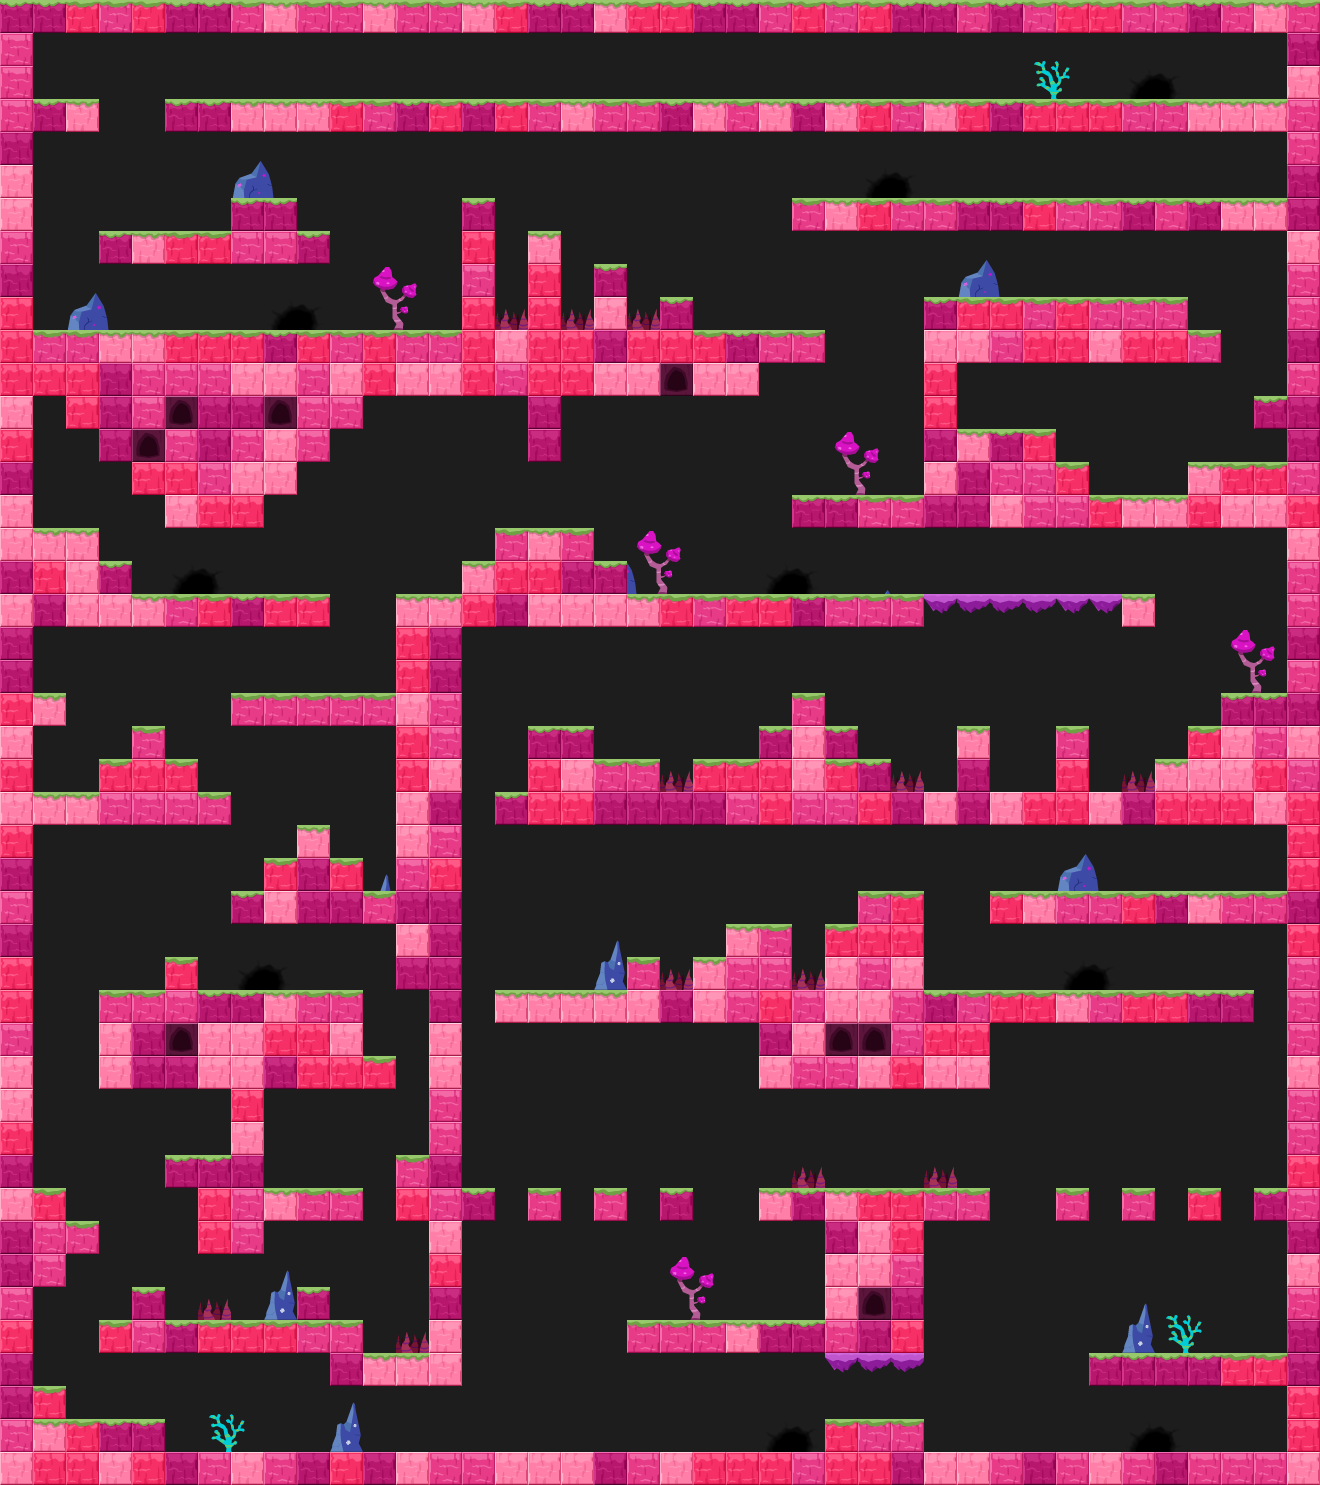

This game map was drawn from its Tiled (.tmx) file and the tilesets committed beside it. A one-line description and the trimmed map source follow:
An orthogonal 40x45 tile map with 33x33 px tiles, 4 tile layers (bg, deco background, layout, deco foreground) and 160 objects (96x citrus.objects.platformer.box2d.Platform, 29x citrus.objects.CitrusSprite, 13x space_digger.Seam, 9x space_digger.enemies.SpawnSpot, 7x citrus.objects.platformer.box2d.Sensor, ...).

<map version="1.0" orientation="orthogonal" width="40" height="45" tilewidth="33" tileheight="33" backgroundcolor="#1d1d1d">
 <tileset firstgid="1" name="tileset_water" tilewidth="33" tileheight="33">
  <image source="../tilesets/tileset_water.png" width="297" height="132" />
  <tile id="12">
   <properties>
    <property name="" value="" />
   </properties>
  </tile>
 </tileset>
 <layer name="bg" width="40" height="45">
  <properties>
   <property name="group" value="0" />
  </properties>
  <data>[1800 cells, 0 non-empty, 0 distinct tile ids]</data>
 </layer>
 <layer name="deco background" width="40" height="45">
  <data>[1800 cells, 18 non-empty, 2 distinct tile ids]</data>
 </layer>
 <objectgroup color="#ffff00" name="animated decoration bg" width="40" height="45">
  <properties>
   <property name="group" value="0" />
  </properties>
  <object type="citrus.objects.CitrusSprite" x="363" y="132">
   <properties>
    <property name="view" value="Liana1_water" />
   </properties>
   <ellipse />
  </object>
  <object type="citrus.objects.CitrusSprite" x="330" y="396">
   <properties>
    <property name="view" value="Liana1_water" />
   </properties>
   <ellipse />
  </object>
  <object type="citrus.objects.CitrusSprite" x="519" y="622">
   <properties>
    <property name="view" value="Liana1_water" />
   </properties>
   <ellipse />
  </object>
  <object type="citrus.objects.CitrusSprite" x="1010" y="229">
   <properties>
    <property name="view" value="Liana1_water" />
   </properties>
   <ellipse />
  </object>
  <object type="citrus.objects.CitrusSprite" x="48" y="815">
   <properties>
    <property name="view" value="Liana1_water" />
   </properties>
   <ellipse />
  </object>
  <object type="citrus.objects.CitrusSprite" x="545" y="132">
   <properties>
    <property name="view" value="Liana2_water" />
   </properties>
   <ellipse />
  </object>
  <object type="citrus.objects.CitrusSprite" x="322" y="378">
   <properties>
    <property name="view" value="Liana2_water" />
   </properties>
   <ellipse />
  </object>
  <object type="citrus.objects.CitrusSprite" x="743" y="803">
   <properties>
    <property name="view" value="Liana2_water" />
   </properties>
   <ellipse />
  </object>
  <object type="citrus.objects.CitrusSprite" x="610" y="1189">
   <properties>
    <property name="view" value="Flor1_water" />
   </properties>
   <ellipse />
  </object>
  <object type="citrus.objects.CitrusSprite" x="544" y="802">
   <properties>
    <property name="view" value="Liana3_water" />
   </properties>
   <ellipse />
  </object>
  <object type="citrus.objects.CitrusSprite" x="84" y="617">
   <properties>
    <property name="view" value="Liana3_water" />
   </properties>
   <ellipse />
  </object>
  <object type="citrus.objects.CitrusSprite" x="449" y="392">
   <properties>
    <property name="view" value="Liana3_water" />
   </properties>
   <ellipse />
  </object>
  <object type="citrus.objects.CitrusSprite" x="612" y="130">
   <properties>
    <property name="view" value="Liana3_water" />
   </properties>
   <ellipse />
  </object>
  <object type="citrus.objects.CitrusSprite" x="618" y="391">
   <properties>
    <property name="view" value="Liana2_water" />
   </properties>
   <ellipse />
  </object>
  <object type="citrus.objects.CitrusSprite" x="774" y="331">
   <properties>
    <property name="view" value="Flor2_water" />
   </properties>
   <ellipse />
  </object>
  <object type="citrus.objects.CitrusSprite" x="1133" y="592">
   <properties>
    <property name="view" value="Flor2_water" />
   </properties>
   <ellipse />
  </object>
  <object type="citrus.objects.CitrusSprite" x="1199" y="460">
   <properties>
    <property name="view" value="Flor2_water" />
   </properties>
   <ellipse />
  </object>
  <object type="citrus.objects.CitrusSprite" x="196" y="231">
   <properties>
    <property name="view" value="Flor2_water" />
   </properties>
   <ellipse />
  </object>
  <object type="citrus.objects.CitrusSprite" x="526" y="992">
   <properties>
    <property name="view" value="Flor2_water" />
   </properties>
   <ellipse />
  </object>
  <object type="citrus.objects.CitrusSprite" x="112" y="1420">
   <properties>
    <property name="view" value="Flor2_water" />
   </properties>
   <ellipse />
  </object>
  <object type="citrus.objects.CitrusSprite" x="576" y="1452">
   <properties>
    <property name="view" value="Flor1_water" />
   </properties>
   <ellipse />
  </object>
  <object type="citrus.objects.CitrusSprite" x="973" y="991">
   <properties>
    <property name="view" value="Flor1_water" />
   </properties>
   <ellipse />
  </object>
  <object type="citrus.objects.CitrusSprite" x="870" y="893">
   <properties>
    <property name="view" value="Flor1_water" />
   </properties>
   <ellipse />
  </object>
  <object type="citrus.objects.CitrusSprite" x="1201" y="726">
   <properties>
    <property name="view" value="Flor1_water" />
   </properties>
   <ellipse />
  </object>
  <object type="citrus.objects.CitrusSprite" x="1139" y="494">
   <properties>
    <property name="view" value="Flor1_water" />
   </properties>
   <ellipse />
  </object>
  <object type="citrus.objects.CitrusSprite" x="971" y="199">
   <properties>
    <property name="view" value="Flor1_water" />
   </properties>
   <ellipse />
  </object>
  <object type="citrus.objects.CitrusSprite" x="480" y="200">
   <properties>
    <property name="view" value="Flor1_water" />
   </properties>
   <ellipse />
  </object>
  <object type="citrus.objects.CitrusSprite" x="672" y="1336">
   <properties>
    <property name="view" value="Liana2_water" />
   </properties>
   <ellipse />
  </object>
  <object name="sky" type="citrus.objects.CitrusSprite" x="644" y="-330" width="33" height="33">
   <properties>
    <property name="registration" value="center" />
    <property name="view" value="Sky_water" />
   </properties>
   <ellipse />
  </object>
 </objectgroup>
 <layer name="layout" width="40" height="45">
  <properties>
   <property name="group" value="2" />
  </properties>
  <data>[1800 cells, 754 non-empty, 28 distinct tile ids]</data>
 </layer>
 <layer name="deco foreground" width="40" height="45">
  <properties>
   <property name="group" value="2" />
  </properties>
  <data>[1800 cells, 6 non-empty, 6 distinct tile ids]</data>
 </layer>
 <objectgroup name="platforms" width="40" height="45">
  <properties>
   <property name="group" value="2" />
  </properties>
  <object type="citrus.objects.platformer.box2d.Platform" x="0" y="0" width="33" height="1485" />
  <object type="citrus.objects.platformer.box2d.Platform" x="1287" y="0" width="33" height="1485" />
  <object type="citrus.objects.platformer.box2d.Platform" x="33" y="0" width="1254" height="33" />
  <object type="citrus.objects.platformer.box2d.Platform" x="33" y="99" width="66" height="33" />
  <object type="citrus.objects.platformer.box2d.Platform" x="165" y="99" width="1122" height="33" />
  </objectgroup>
 <objectgroup color="#ff5500" name="breakable blocks" width="40" height="45">
  <!-- 4 objects omitted --></objectgroup>
 <objectgroup color="#5500ff" name="player &amp; exit" width="40" height="45">
  <!-- 3 objects omitted --></objectgroup>
 <objectgroup color="#00aa00" name="seams" width="40" height="45">
  <properties>
   <property name="view" value="Seam_water" />
  </properties>
  <!-- 13 objects omitted --></objectgroup>
 <objectgroup color="#ff0000" name="enemies" width="40" height="45">
  <properties>
   <property name="group" value="1" />
  </properties>
  <!-- 9 objects omitted --></objectgroup>
 <objectgroup color="#ff557f" name="enemy limits" width="40" height="45">
  <!-- 6 objects omitted --></objectgroup>
</map>
<!-- 126 of 160 objects omitted -->
